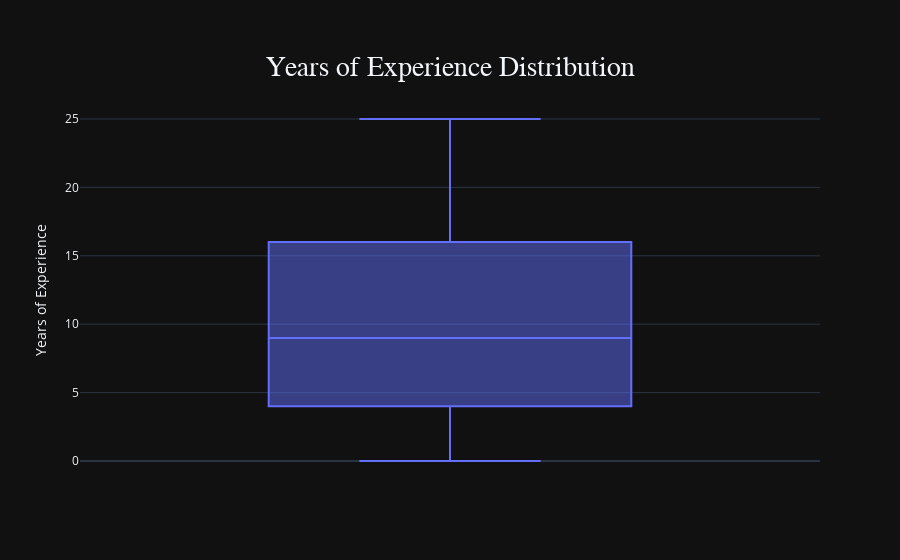

The cell this chart's notebook holds for it:
### Markdown cell above
##### We visualized the distribution of years of experience in the dataset using an interactive box plot created with Plotly. This plot helps to understand the spread and central tendency of the experience data, highlighting any potential outliers.

### Code cell
# Create an interactive box plot using Plotly
fig = px.box(
    df, 
    y='Years of Experience', 
    title='Years of Experience Distribution', 
    template='plotly_dark',
    labels={'Years of Experience': 'Years of Experience'}
)

custom_layout(fig) 


# Uncomment the line below to display the interactive plot (e.g., when running locally or in a Jupyter notebook)
# iplot(fig)

# Since GitHub does not support interactive Plotly plots, render the plot as a static PNG image
pio.show(fig, renderer="png")

### Figure 1 — Plotly figure (JSON) as saved in the notebook; plotly's stock layout.template omitted (floating-point values rounded to 4 significant figures; data arrays with more than 128 entries replaced by an {"elided": "..."} marker saying what was removed)
{"data": [{"alignmentgroup": "True", "hovertemplate": "Years of Experience=%{y}<extra></extra>", "legendgroup": "", "marker": {"color": "#636efa"}, "name": "", "notched": false, "offsetgroup": "", "orientation": "v", "showlegend": false, "type": "box", "x0": " ", "xaxis": "x", "y": {"elided": "324 float values"}, "y0": " ", "yaxis": "y"}], "layout": {"boxmode": "group", "hoverlabel": {"bgcolor": "#111", "font": {"family": "Arial", "size": 16}}, "legend": {"tracegroupgap": 0}, "showlegend": false, "title": {"font": {"family": "Arial", "size": 28}, "text": "Years of Experience Distribution", "x": 0.5, "xanchor": "center", "y": 0.9, "yanchor": "top"}, "xaxis": {"anchor": "y", "domain": [0, 1]}, "yaxis": {"anchor": "x", "domain": [0, 1], "title": {"text": "Years of Experience"}}}}
